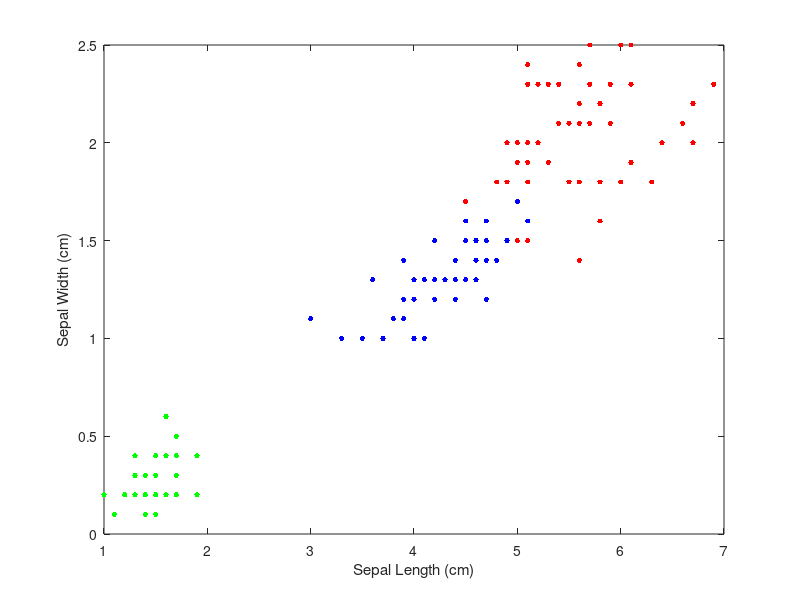

MATLAB code for this plot: (Note: this script raises an error after producing the figure.)
clc;
close all;
clear;
rng default; % For reproducibility
count = 0;
%get dataset
load fisheriris;
%get features we want
X = meas(:,3:4);
Y = zeros(150,1);
Y(1:50) = 3;
Y(51:100) = 2;
Y(101:150) = 1;

figure;
plot(X(:,1),X(:,2),'.');
plot(X(1:50,1),X(1:50,2),'g.','MarkerSize',12)
hold on
plot(X(51:100,1),X(51:100,2),'b.','MarkerSize',12)
plot(X(101:150,1),X(101:150,2),'r.','MarkerSize',12)
xlabel 'Sepal Length (cm)';
ylabel 'Sepal Width (cm)'; 
legend('Setosa','Vesircolor','Virginica',...
       'Location','NW')
title 'Original Fisher Iris Data';

%kmedoids
opts = statset('Display','final');
[idx,C] = kmedoids(X,3,...
    'Replicates',10,'Options',opts);

%plot results
figure;
%plot data
plot(X(idx==1,1),X(idx==1,2),'r.','MarkerSize',12)
hold on
plot(X(idx==2,1),X(idx==2,2),'b.','MarkerSize',12)
plot(X(idx==3,1),X(idx==3,2),'g.','MarkerSize',12)
plot(C(:,1),C(:,2),'kx',...
     'MarkerSize',15,'LineWidth',3) 
%x and y labels
xlabel 'Petal Lengths (cm)';
ylabel 'Petal Widths (cm)'; 
%legend
legend('Cluster 1','Cluster 2','Cluster3','Centroids',...
       'Location','NW')
%title
title 'K-Medoids Clustering'
hold off

%calcuate error
err = immse(Y,idx);
